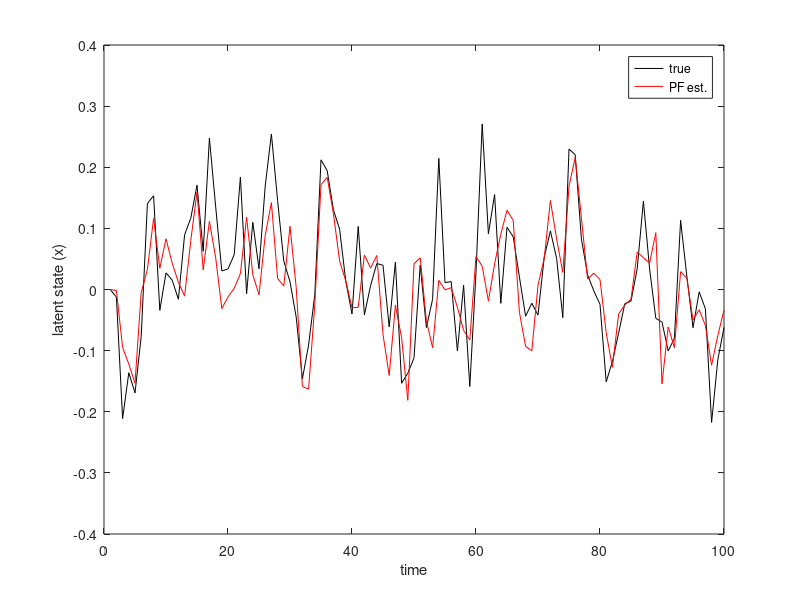

This figure's MATLAB source:
%-------------------------------------------------------------------
% Simple introductionary example to particle filtering
% in a linear Gaussian state space model
%
% Written by: Johan Dahlin, Linköping University, Sweden
%             (johan.dahlin (at) isy.liu.se)
%               
% Date:       2013-03-20
%
%-------------------------------------------------------------------

clear all;

%-------------------------------------------------------------------
% Parameters
%-------------------------------------------------------------------
sys.a=0.5;              % Scale parameter in the process model
sys.c=1;                % Scale parameter in the observation model
sys.sigmav=0.1;         % Standard deviation of the process noise
sys.sigmae=0.1;         % Standard deviation of the measurement noise
sys.T=100;              % Number of time steps
par.N=1000;             % Number of particles

%-------------------------------------------------------------------
% Generate data
%-------------------------------------------------------------------
% The system is
% x(t+1) = sys.a * x(t) + v(t),   v~N(0,sys.sigmav^2)
% y(t)   = sys.c * x(t) + e(t),   e~N(0,sys.sigmae^2)
%

% Set initial state
x(1)=0;            

for tt=1:sys.T
   x(tt+1) =sys.a*x(tt)+sys.sigmav*randn; 
   y(tt)   =sys.c*x(tt)+sys.sigmae*randn;
end
x=x(1:sys.T);

%-------------------------------------------------------------------
% Particle filter
%-------------------------------------------------------------------
p(:,1)=zeros(par.N,1);  % Set initial particle states

for tt=1:sys.T
   % Selection (resampling) and mutation (propagation)
   if ~(tt==1)
      nIdx=randsample(par.N,par.N,'true',W(:,tt-1));
      p(:,tt)=sys.a*p(nIdx,tt-1)+sys.sigmav*randn(par.N,1);
   end
   
   % Calculate weights 
   w(:,tt)=normpdf(y(tt),sys.c*p(:,tt),sys.sigmae);
   
   % Normalise of weights
   W(:,tt)=w(:,tt)/sum(w(:,tt));
   
   % Calculate state estimate
   xhatPF(tt)=W(:,tt)'*p(:,tt);
end

%-------------------------------------------------------------------
% Plot the true and estimated states
%-------------------------------------------------------------------
plot(1:sys.T,x,'k',1:sys.T,xhatPF,'r');
xlabel('time'); ylabel('latent state (x)');
legend('true','PF est.');
